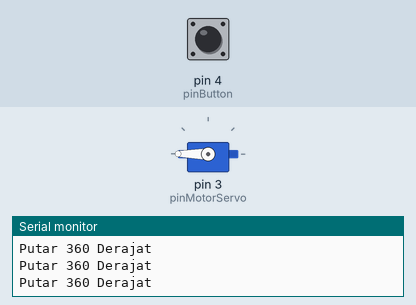
This sketch was run on a simulated Arduino Uno, built with avr-gcc and run on an emulated ATmega328P. Shown: servo, the last lines printed to the serial monitor. The test bench sets the inputs (shaded band); at power-on: pin 4 (pinButton) HIGH.

Above: at 4.8 s.
4.9 s: pin 4 (pinButton) pulled LOW for 2.35 s
At 6.8 s:
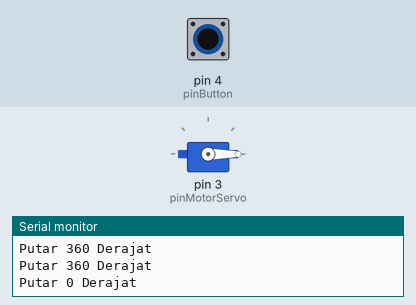
Timing chart, 0 to 9.5 s (numbered marks = the images above; inputs shaded):
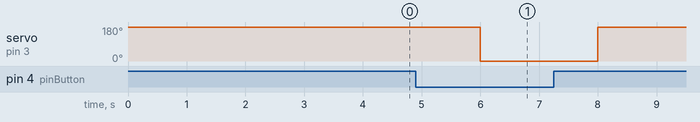

The sketch:

Latihan_Motor_Servo.ino
```cpp
#include <Servo.h>

// commit keempat

Servo motorServo;
#define pinMotorServo 3
#define pinButton 4

void setup() {
  Serial.begin(9600);
  Serial.println("Program Motor Servo");

  motorServo.attach(pinMotorServo);

  motorServo.write(0);

  pinMode(pinButton, INPUT_PULLUP);
}

void loop() {

  if (digitalRead(pinButton) == HIGH) {
  Serial.println("Putar 360 Derajat");
  motorServo.write(360);

  }else {

    Serial.println("Putar 0 Derajat");
    motorServo.write(0);
  }
  delay(2000);

}

// coba commit
// commit ke 3
```

Measured:
- after the input at 4.9 s, servo on pin 3 (pinMotorServo): 180° → 0° after 1.1 s, → 180° 2.0 s later
